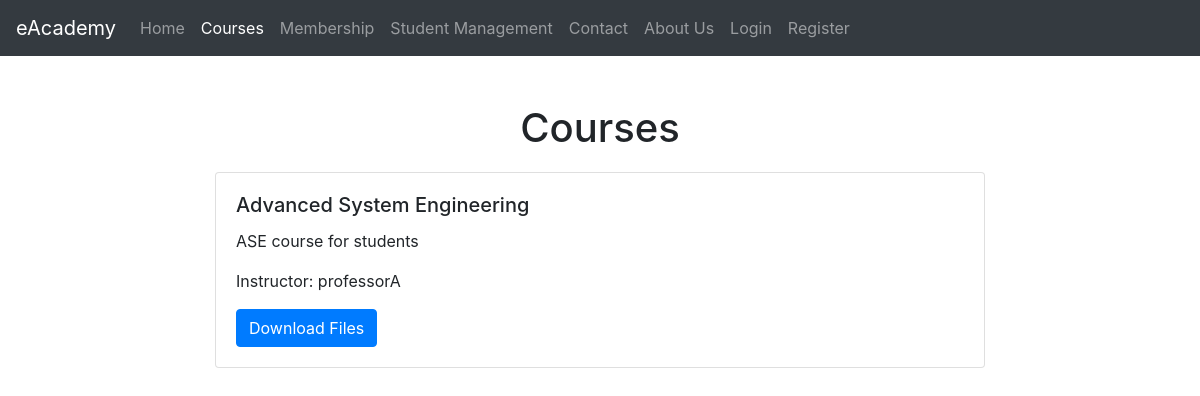
Page /courses/ on the earlier database version.
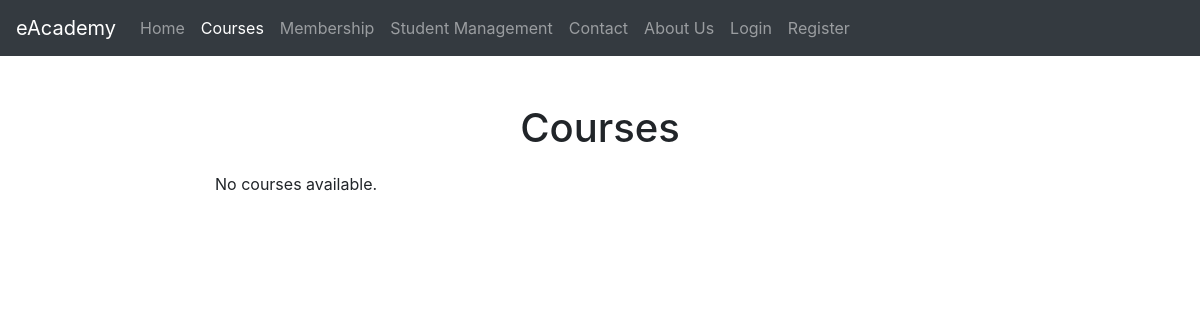
Same page on the later database version.
### eAcademyApp/models.py (models this page shows, shortened)
class Course(models.Model):
    title = models.CharField(max_length=200)
    description = models.TextField()
    instructor = models.ForeignKey(User, on_delete=models.CASCADE)
    files = models.FileField(upload_to='course_files/')
    created_at = models.DateTimeField(auto_now_add=True)
    updated_at = models.DateTimeField(auto_now=True)

### eAcademyApp/views.py (the view)
# urls.py: path('courses/', views.course_list, name='course_list'),
def course_list(request):
    courses = Course.objects.all()
    return render(request, 'course.html', {'courses': courses})

### templates/course.html (shortened to what this page needs)
{% extends 'base.html' %}
{% block content %}
    <div class="container mt-5">
        <h1>Courses</h1>
        <div class="row">
            <div class="col-md-12">
                <div class="course-list">
                    {% for course in courses %}
                        <div class="card mb-3">
                            <div class="card-body">
                                <h5 class="card-title">{{ course.title }}</h5>
                                <p class="card-text">{{ course.description }}</p>
                                <p class="card-text">Instructor: {{ course.instructor.username }}</p>
                                <a href="{{ course.files.url }}" class="btn btn-primary">Download Files</a>
                            </div>
                        </div>
                    {% empty %}
                        <p>No courses available.</p>
                    {% endfor %}
                </div>
            </div>
        </div>
    </div>
{% endblock %}

Differences in the rows shown:
removed Course: title "Advanced System Engineering", description "ASE course for students", instructor.username "professorA"
Other differences:
text now shown: "No courses available."
